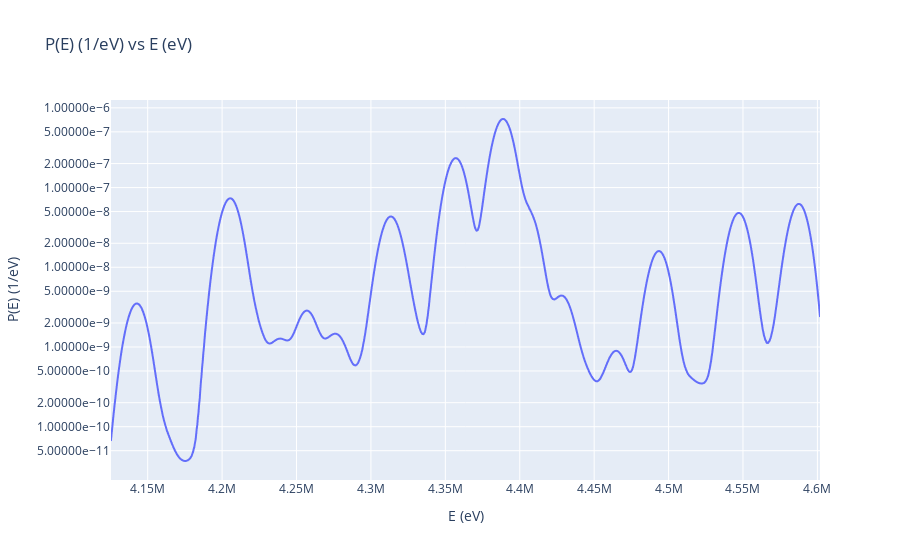

This figure's notebook cell:
### Code cell
import plotly.express as px

# Asumiendo que df_U235 es tu DataFrame y ya está definido
fig = px.line(df_U235, x='E (eV)', y='P(E) (1/eV)', log_y=True, title='P(E) (1/eV) vs E (eV)')
fig.update_layout(xaxis_title='E (eV)', yaxis_title='P(E) (1/eV)', yaxis_tickformat='.5e', legend_title='Probability Density')
fig.show()

### Figure 1 — Plotly figure (JSON) as saved in the notebook; plotly's stock layout.template omitted (floating-point values rounded to 4 significant figures; data arrays with more than 128 entries replaced by an {"elided": "..."} marker saying what was removed)
{"data": [{"hovertemplate": "E (eV)=%{x}<br>P(E) (1/eV)=%{y}<extra></extra>", "legendgroup": "", "line": {"color": "#636efa", "dash": "solid"}, "marker": {"symbol": "circle"}, "mode": "lines", "name": "", "showlegend": false, "type": "scattergl", "x": {"elided": "1192 int values"}, "xaxis": "x", "y": {"elided": "1192 float values"}, "yaxis": "y"}], "layout": {"legend": {"title": {"text": "Probability Density"}, "tracegroupgap": 0}, "title": {"text": "P(E) (1/eV) vs E (eV)"}, "xaxis": {"anchor": "y", "domain": [0, 1], "title": {"text": "E (eV)"}}, "yaxis": {"anchor": "x", "domain": [0, 1], "tickformat": ".5e", "title": {"text": "P(E) (1/eV)"}, "type": "log"}}}
